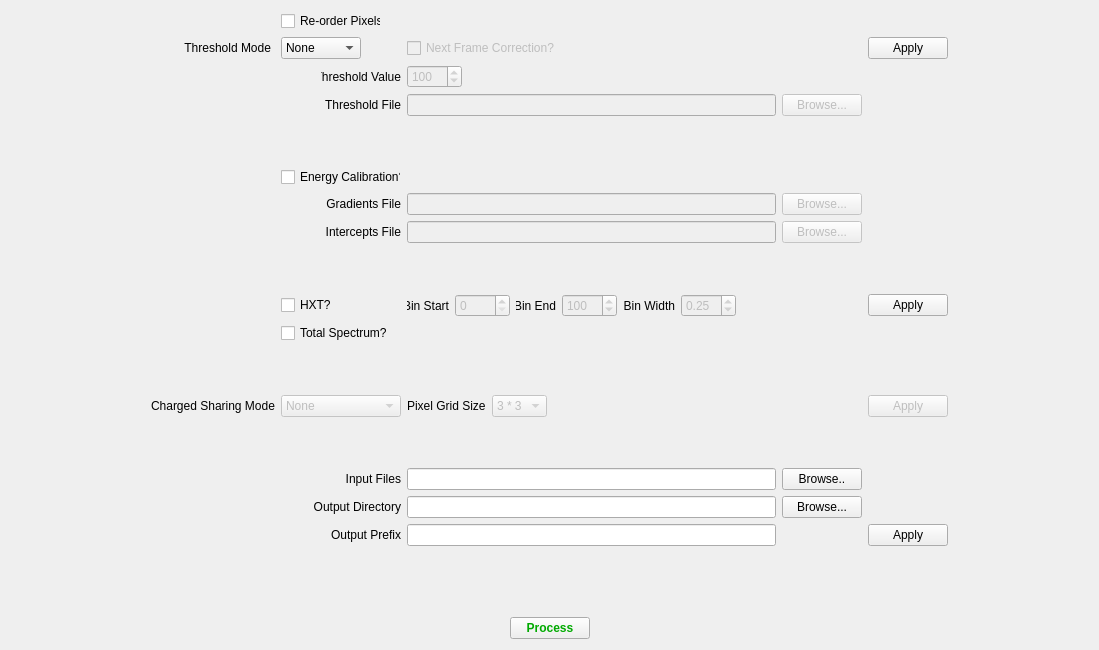
<?xml version="1.0" encoding="UTF-8"?>
<ui version="4.0">
 <class>ProcessingForm</class>
 <widget class="QWidget" name="ProcessingForm">
  <property name="geometry">
   <rect>
    <x>0</x>
    <y>0</y>
    <width>1099</width>
    <height>650</height>
   </rect>
  </property>
  <property name="minimumSize">
   <size>
    <width>800</width>
    <height>480</height>
   </size>
  </property>
  <property name="windowTitle">
   <string>Form</string>
  </property>
  <layout class="QGridLayout" name="gridLayout_4">
   <item row="0" column="0" colspan="3">
    <layout class="QHBoxLayout" name="horizontalLayout_4"/>
   </item>
   <item row="6" column="1">
    <widget class="QPushButton" name="processButton">
     <property name="maximumSize">
      <size>
       <width>100</width>
       <height>16777215</height>
      </size>
     </property>
     <property name="palette">
      <palette>
       <active>
        <colorrole role="Text">
         <brush brushstyle="SolidPattern">
          <color alpha="255">
           <red>0</red>
           <green>170</green>
           <blue>0</blue>
          </color>
         </brush>
        </colorrole>
        <colorrole role="ButtonText">
         <brush brushstyle="SolidPattern">
          <color alpha="255">
           <red>0</red>
           <green>170</green>
           <blue>0</blue>
          </color>
         </brush>
        </colorrole>
       </active>
       <inactive>
        <colorrole role="Text">
         <brush brushstyle="SolidPattern">
          <color alpha="255">
           <red>0</red>
           <green>170</green>
           <blue>0</blue>
          </color>
         </brush>
        </colorrole>
        <colorrole role="ButtonText">
         <brush brushstyle="SolidPattern">
          <color alpha="255">
           <red>0</red>
           <green>170</green>
           <blue>0</blue>
          </color>
         </brush>
        </colorrole>
       </inactive>
       <disabled>
        <colorrole role="Text">
         <brush brushstyle="SolidPattern">
          <color alpha="255">
           <red>120</red>
           <green>120</green>
           <blue>120</blue>
          </color>
         </brush>
        </colorrole>
        <colorrole role="ButtonText">
         <brush brushstyle="SolidPattern">
          <color alpha="255">
           <red>120</red>
           <green>120</green>
           <blue>120</blue>
          </color>
         </brush>
        </colorrole>
       </disabled>
      </palette>
     </property>
     <property name="font">
      <font>
       <weight>75</weight>
       <bold>true</bold>
      </font>
     </property>
     <property name="text">
      <string>Process</string>
     </property>
    </widget>
   </item>
   <item row="6" column="0">
    <spacer name="horizontalSpacer_2">
     <property name="orientation">
      <enum>Qt::Horizontal</enum>
     </property>
     <property name="sizeHint" stdset="0">
      <size>
       <width>40</width>
       <height>20</height>
      </size>
     </property>
    </spacer>
   </item>
   <item row="6" column="2">
    <spacer name="horizontalSpacer_3">
     <property name="orientation">
      <enum>Qt::Horizontal</enum>
     </property>
     <property name="sizeHint" stdset="0">
      <size>
       <width>40</width>
       <height>20</height>
      </size>
     </property>
    </spacer>
   </item>
   <item row="1" column="0" rowspan="4" colspan="3">
    <layout class="QGridLayout" name="gridLayout_3">
     <item row="1" column="2">
      <widget class="QComboBox" name="thresholdModeComboBox">
       <property name="maximumSize">
        <size>
         <width>80</width>
         <height>16777215</height>
        </size>
       </property>
       <property name="currentText">
        <string>Value</string>
       </property>
       <item>
        <property name="text">
         <string>None</string>
        </property>
       </item>
       <item>
        <property name="text">
         <string>Value</string>
        </property>
       </item>
       <item>
        <property name="text">
         <string>File</string>
        </property>
       </item>
      </widget>
     </item>
     <item row="1" column="5">
      <widget class="QPushButton" name="thresholdButton">
       <property name="maximumSize">
        <size>
         <width>80</width>
         <height>16777215</height>
        </size>
       </property>
       <property name="text">
        <string>Apply</string>
       </property>
      </widget>
     </item>
     <item row="0" column="2">
      <widget class="QCheckBox" name="re_orderCheckBox">
       <property name="maximumSize">
        <size>
         <width>100</width>
         <height>16777215</height>
        </size>
       </property>
       <property name="layoutDirection">
        <enum>Qt::LeftToRight</enum>
       </property>
       <property name="text">
        <string>Re-order Pixels?</string>
       </property>
       <property name="checked">
        <bool>false</bool>
       </property>
      </widget>
     </item>
     <item row="3" column="2">
      <widget class="QLabel" name="thresholdValueLabel">
       <property name="maximumSize">
        <size>
         <width>80</width>
         <height>16777215</height>
        </size>
       </property>
       <property name="layoutDirection">
        <enum>Qt::RightToLeft</enum>
       </property>
       <property name="text">
        <string>Threshold Value</string>
       </property>
       <property name="alignment">
        <set>Qt::AlignRight|Qt::AlignTrailing|Qt::AlignVCenter</set>
       </property>
      </widget>
     </item>
     <item row="1" column="1">
      <widget class="QLabel" name="thresholdModeLabel">
       <property name="maximumSize">
        <size>
         <width>120</width>
         <height>16777215</height>
        </size>
       </property>
       <property name="layoutDirection">
        <enum>Qt::LeftToRight</enum>
       </property>
       <property name="text">
        <string>Threshold Mode</string>
       </property>
       <property name="alignment">
        <set>Qt::AlignRight|Qt::AlignTrailing|Qt::AlignVCenter</set>
       </property>
      </widget>
     </item>
     <item row="20" column="6">
      <spacer name="horizontalSpacer">
       <property name="orientation">
        <enum>Qt::Horizontal</enum>
       </property>
       <property name="sizeHint" stdset="0">
        <size>
         <width>40</width>
         <height>20</height>
        </size>
       </property>
      </spacer>
     </item>
     <item row="3" column="3">
      <widget class="QSpinBox" name="thresholdValue">
       <property name="enabled">
        <bool>false</bool>
       </property>
       <property name="maximumSize">
        <size>
         <width>55</width>
         <height>16777215</height>
        </size>
       </property>
       <property name="sizeIncrement">
        <size>
         <width>40</width>
         <height>0</height>
        </size>
       </property>
       <property name="minimum">
        <number>1</number>
       </property>
       <property name="maximum">
        <number>65535</number>
       </property>
       <property name="value">
        <number>100</number>
       </property>
      </widget>
     </item>
     <item row="19" column="1">
      <spacer name="verticalSpacer_3">
       <property name="orientation">
        <enum>Qt::Vertical</enum>
       </property>
       <property name="sizeHint" stdset="0">
        <size>
         <width>20</width>
         <height>40</height>
        </size>
       </property>
      </spacer>
     </item>
     <item row="4" column="2">
      <widget class="QLabel" name="thresholdFileLabel">
       <property name="maximumSize">
        <size>
         <width>80</width>
         <height>16777215</height>
        </size>
       </property>
       <property name="layoutDirection">
        <enum>Qt::RightToLeft</enum>
       </property>
       <property name="text">
        <string>Threshold File</string>
       </property>
       <property name="alignment">
        <set>Qt::AlignRight|Qt::AlignTrailing|Qt::AlignVCenter</set>
       </property>
      </widget>
     </item>
     <item row="10" column="2">
      <layout class="QHBoxLayout" name="horizontalLayout_2">
       <item>
        <widget class="QCheckBox" name="hxtCheckBox">
         <property name="text">
          <string>HXT?</string>
         </property>
        </widget>
       </item>
      </layout>
     </item>
     <item row="17" column="3">
      <widget class="QLineEdit" name="outputDirectory">
       <property name="maximumSize">
        <size>
         <width>750</width>
         <height>16777215</height>
        </size>
       </property>
      </widget>
     </item>
     <item row="15" column="1">
      <spacer name="verticalSpacer">
       <property name="orientation">
        <enum>Qt::Vertical</enum>
       </property>
       <property name="sizeHint" stdset="0">
        <size>
         <width>20</width>
         <height>40</height>
        </size>
       </property>
      </spacer>
     </item>
     <item row="9" column="2">
      <spacer name="verticalSpacer_2">
       <property name="orientation">
        <enum>Qt::Vertical</enum>
       </property>
       <property name="sizeHint" stdset="0">
        <size>
         <width>20</width>
         <height>40</height>
        </size>
       </property>
      </spacer>
     </item>
     <item row="18" column="3">
      <widget class="QLineEdit" name="outputPrefix">
       <property name="maximumSize">
        <size>
         <width>750</width>
         <height>16777215</height>
        </size>
       </property>
      </widget>
     </item>
     <item row="17" column="4">
      <widget class="QPushButton" name="outputDirectoryButton">
       <property name="maximumSize">
        <size>
         <width>80</width>
         <height>16777215</height>
        </size>
       </property>
       <property name="text">
        <string>Browse...</string>
       </property>
      </widget>
     </item>
     <item row="10" column="5">
      <widget class="QPushButton" name="energyCalibrationButton">
       <property name="maximumSize">
        <size>
         <width>80</width>
         <height>16777215</height>
        </size>
       </property>
       <property name="text">
        <string>Apply</string>
       </property>
      </widget>
     </item>
     <item row="11" column="2">
      <widget class="QCheckBox" name="totalSpectrumCheckBox">
       <property name="text">
        <string>Total Spectrum?</string>
       </property>
      </widget>
     </item>
     <item row="8" column="3">
      <widget class="QLineEdit" name="interceptFilename">
       <property name="enabled">
        <bool>false</bool>
       </property>
       <property name="maximumSize">
        <size>
         <width>750</width>
         <height>16777215</height>
        </size>
       </property>
      </widget>
     </item>
     <item row="5" column="2">
      <spacer name="verticalSpacer_5">
       <property name="orientation">
        <enum>Qt::Vertical</enum>
       </property>
       <property name="sizeHint" stdset="0">
        <size>
         <width>20</width>
         <height>40</height>
        </size>
       </property>
      </spacer>
     </item>
     <item row="17" column="2">
      <widget class="QLabel" name="outputDirectorylabel">
       <property name="maximumSize">
        <size>
         <width>120</width>
         <height>16777215</height>
        </size>
       </property>
       <property name="text">
        <string>Output Directory</string>
       </property>
       <property name="alignment">
        <set>Qt::AlignRight|Qt::AlignTrailing|Qt::AlignVCenter</set>
       </property>
      </widget>
     </item>
     <item row="8" column="4">
      <widget class="QPushButton" name="interceptsFileButton">
       <property name="enabled">
        <bool>false</bool>
       </property>
       <property name="maximumSize">
        <size>
         <width>80</width>
         <height>16777215</height>
        </size>
       </property>
       <property name="text">
        <string>Browse...</string>
       </property>
      </widget>
     </item>
     <item row="14" column="1">
      <widget class="QLabel" name="chargedSharingLabel">
       <property name="text">
        <string>&lt;html&gt;&lt;head/&gt;&lt;body&gt;&lt;p&gt;Charged Sharing Mode&lt;/p&gt;&lt;/body&gt;&lt;/html&gt;</string>
       </property>
      </widget>
     </item>
     <item row="1" column="3">
      <widget class="QCheckBox" name="nextFrameCorrectionCheckBox">
       <property name="enabled">
        <bool>false</bool>
       </property>
       <property name="text">
        <string>Next Frame Correction?</string>
       </property>
      </widget>
     </item>
     <item row="14" column="5">
      <widget class="QPushButton" name="chargedSharingButton">
       <property name="enabled">
        <bool>false</bool>
       </property>
       <property name="maximumSize">
        <size>
         <width>80</width>
         <height>16777215</height>
        </size>
       </property>
       <property name="text">
        <string>Apply</string>
       </property>
      </widget>
     </item>
     <item row="16" column="2">
      <widget class="QLabel" name="inputFilesLabel">
       <property name="text">
        <string>Input Files</string>
       </property>
       <property name="alignment">
        <set>Qt::AlignRight|Qt::AlignTrailing|Qt::AlignVCenter</set>
       </property>
      </widget>
     </item>
     <item row="14" column="3">
      <layout class="QHBoxLayout" name="horizontalLayout_3">
       <item>
        <widget class="QLabel" name="pixelGridLabel">
         <property name="text">
          <string>Pixel Grid Size</string>
         </property>
        </widget>
       </item>
       <item>
        <widget class="QComboBox" name="pixelGridComboBox">
         <property name="enabled">
          <bool>false</bool>
         </property>
         <item>
          <property name="text">
           <string>3 * 3</string>
          </property>
         </item>
         <item>
          <property name="text">
           <string>5 * 5</string>
          </property>
         </item>
        </widget>
       </item>
       <item>
        <spacer name="horizontalSpacer_4">
         <property name="orientation">
          <enum>Qt::Horizontal</enum>
         </property>
         <property name="sizeHint" stdset="0">
          <size>
           <width>40</width>
           <height>20</height>
          </size>
         </property>
        </spacer>
       </item>
      </layout>
     </item>
     <item row="13" column="2">
      <spacer name="verticalSpacer_8">
       <property name="orientation">
        <enum>Qt::Vertical</enum>
       </property>
       <property name="sizeHint" stdset="0">
        <size>
         <width>20</width>
         <height>40</height>
        </size>
       </property>
      </spacer>
     </item>
     <item row="4" column="3">
      <widget class="QLineEdit" name="thresholdFile">
       <property name="enabled">
        <bool>false</bool>
       </property>
       <property name="maximumSize">
        <size>
         <width>750</width>
         <height>16777215</height>
        </size>
       </property>
      </widget>
     </item>
     <item row="6" column="2">
      <widget class="QCheckBox" name="energyCalibrationCheckBox">
       <property name="maximumSize">
        <size>
         <width>120</width>
         <height>16777215</height>
        </size>
       </property>
       <property name="text">
        <string>Energy Calibration?</string>
       </property>
      </widget>
     </item>
     <item row="8" column="2">
      <widget class="QLabel" name="interceptsFileLabel">
       <property name="text">
        <string>Intercepts File</string>
       </property>
       <property name="alignment">
        <set>Qt::AlignRight|Qt::AlignTrailing|Qt::AlignVCenter</set>
       </property>
      </widget>
     </item>
     <item row="14" column="2">
      <widget class="QComboBox" name="chargedSharingComboBox">
       <property name="enabled">
        <bool>false</bool>
       </property>
       <property name="currentText">
        <string>None</string>
       </property>
       <item>
        <property name="text">
         <string>None</string>
        </property>
       </item>
       <item>
        <property name="text">
         <string>Addition</string>
        </property>
       </item>
       <item>
        <property name="text">
         <string>Discrimination</string>
        </property>
       </item>
      </widget>
     </item>
     <item row="7" column="4">
      <widget class="QPushButton" name="gradientsFileButton">
       <property name="enabled">
        <bool>false</bool>
       </property>
       <property name="maximumSize">
        <size>
         <width>80</width>
         <height>23</height>
        </size>
       </property>
       <property name="text">
        <string>Browse...</string>
       </property>
      </widget>
     </item>
     <item row="7" column="3">
      <widget class="QLineEdit" name="gradientFilename">
       <property name="enabled">
        <bool>false</bool>
       </property>
       <property name="maximumSize">
        <size>
         <width>750</width>
         <height>16777215</height>
        </size>
       </property>
      </widget>
     </item>
     <item row="10" column="3">
      <layout class="QHBoxLayout" name="horizontalLayout">
       <item>
        <widget class="QLabel" name="startBinLabel">
         <property name="maximumSize">
          <size>
           <width>42</width>
           <height>16777215</height>
          </size>
         </property>
         <property name="sizeIncrement">
          <size>
           <width>40</width>
           <height>0</height>
          </size>
         </property>
         <property name="text">
          <string>Bin Start</string>
         </property>
         <property name="alignment">
          <set>Qt::AlignRight|Qt::AlignTrailing|Qt::AlignVCenter</set>
         </property>
        </widget>
       </item>
       <item>
        <widget class="QSpinBox" name="binStartSpinBox">
         <property name="enabled">
          <bool>false</bool>
         </property>
         <property name="minimumSize">
          <size>
           <width>55</width>
           <height>0</height>
          </size>
         </property>
         <property name="maximumSize">
          <size>
           <width>55</width>
           <height>16777215</height>
          </size>
         </property>
         <property name="maximum">
          <number>640000</number>
         </property>
        </widget>
       </item>
       <item>
        <widget class="QLabel" name="endBinLabel">
         <property name="maximumSize">
          <size>
           <width>40</width>
           <height>16777215</height>
          </size>
         </property>
         <property name="text">
          <string>Bin End</string>
         </property>
         <property name="alignment">
          <set>Qt::AlignRight|Qt::AlignTrailing|Qt::AlignVCenter</set>
         </property>
        </widget>
       </item>
       <item>
        <widget class="QSpinBox" name="binEndSpinBox">
         <property name="enabled">
          <bool>false</bool>
         </property>
         <property name="minimumSize">
          <size>
           <width>55</width>
           <height>0</height>
          </size>
         </property>
         <property name="maximumSize">
          <size>
           <width>55</width>
           <height>16777215</height>
          </size>
         </property>
         <property name="minimum">
          <number>1</number>
         </property>
         <property name="maximum">
          <number>640000</number>
         </property>
         <property name="value">
          <number>100</number>
         </property>
        </widget>
       </item>
       <item>
        <widget class="QLabel" name="label">
         <property name="text">
          <string>Bin Width</string>
         </property>
         <property name="alignment">
          <set>Qt::AlignRight|Qt::AlignTrailing|Qt::AlignVCenter</set>
         </property>
        </widget>
       </item>
       <item>
        <widget class="QDoubleSpinBox" name="binWidthSpinBox">
         <property name="enabled">
          <bool>false</bool>
         </property>
         <property name="minimumSize">
          <size>
           <width>55</width>
           <height>0</height>
          </size>
         </property>
         <property name="maximumSize">
          <size>
           <width>55</width>
           <height>16777215</height>
          </size>
         </property>
         <property name="minimum">
          <double>0.100000000000000</double>
         </property>
         <property name="singleStep">
          <double>0.250000000000000</double>
         </property>
         <property name="value">
          <double>0.250000000000000</double>
         </property>
        </widget>
       </item>
       <item>
        <spacer name="horizontalSpacer_5">
         <property name="orientation">
          <enum>Qt::Horizontal</enum>
         </property>
         <property name="sizeHint" stdset="0">
          <size>
           <width>40</width>
           <height>20</height>
          </size>
         </property>
        </spacer>
       </item>
      </layout>
     </item>
     <item row="16" column="3">
      <widget class="QLineEdit" name="inputFilesList">
       <property name="maximumSize">
        <size>
         <width>750</width>
         <height>16777215</height>
        </size>
       </property>
      </widget>
     </item>
     <item row="18" column="2">
      <widget class="QLabel" name="outputPrefixLabel">
       <property name="minimumSize">
        <size>
         <width>106</width>
         <height>17</height>
        </size>
       </property>
       <property name="maximumSize">
        <size>
         <width>120</width>
         <height>16777215</height>
        </size>
       </property>
       <property name="layoutDirection">
        <enum>Qt::LeftToRight</enum>
       </property>
       <property name="text">
        <string>Output Prefix</string>
       </property>
       <property name="alignment">
        <set>Qt::AlignRight|Qt::AlignTrailing|Qt::AlignVCenter</set>
       </property>
      </widget>
     </item>
     <item row="7" column="2">
      <widget class="QLabel" name="gradientsFileLabel">
       <property name="text">
        <string>Gradients File</string>
       </property>
       <property name="alignment">
        <set>Qt::AlignRight|Qt::AlignTrailing|Qt::AlignVCenter</set>
       </property>
      </widget>
     </item>
     <item row="19" column="3">
      <spacer name="horizontalSpacer_7">
       <property name="orientation">
        <enum>Qt::Horizontal</enum>
       </property>
       <property name="sizeHint" stdset="0">
        <size>
         <width>40</width>
         <height>20</height>
        </size>
       </property>
      </spacer>
     </item>
     <item row="4" column="4">
      <widget class="QPushButton" name="thresholdFileButton">
       <property name="enabled">
        <bool>false</bool>
       </property>
       <property name="maximumSize">
        <size>
         <width>80</width>
         <height>23</height>
        </size>
       </property>
       <property name="text">
        <string>Browse...</string>
       </property>
      </widget>
     </item>
     <item row="8" column="0">
      <spacer name="horizontalSpacer_6">
       <property name="orientation">
        <enum>Qt::Horizontal</enum>
       </property>
       <property name="sizeHint" stdset="0">
        <size>
         <width>40</width>
         <height>20</height>
        </size>
       </property>
      </spacer>
     </item>
     <item row="16" column="4">
      <widget class="QPushButton" name="inputFilesListButton">
       <property name="maximumSize">
        <size>
         <width>80</width>
         <height>16777215</height>
        </size>
       </property>
       <property name="text">
        <string>Browse..</string>
       </property>
      </widget>
     </item>
     <item row="18" column="5">
      <widget class="QPushButton" name="dataFileButton">
       <property name="maximumSize">
        <size>
         <width>80</width>
         <height>16777215</height>
        </size>
       </property>
       <property name="text">
        <string>Apply</string>
       </property>
      </widget>
     </item>
    </layout>
   </item>
  </layout>
 </widget>
 <resources/>
 <connections/>
</ui>
